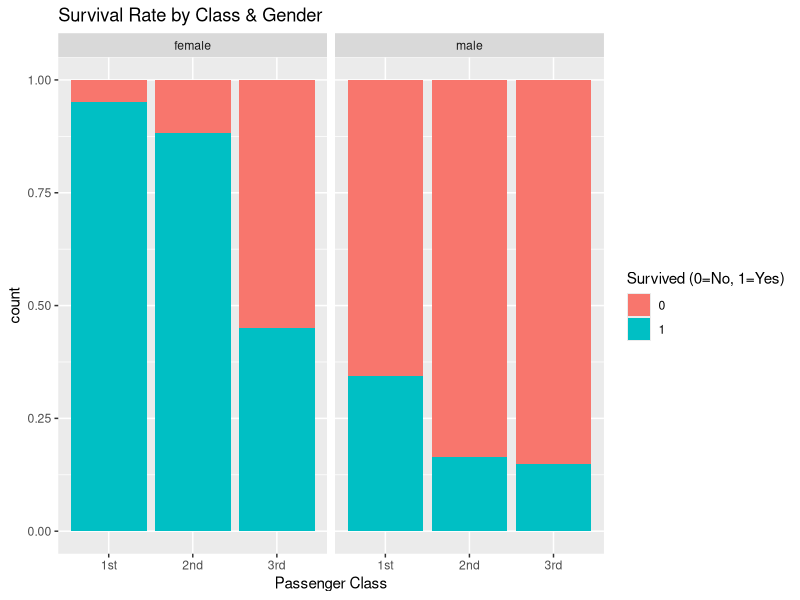
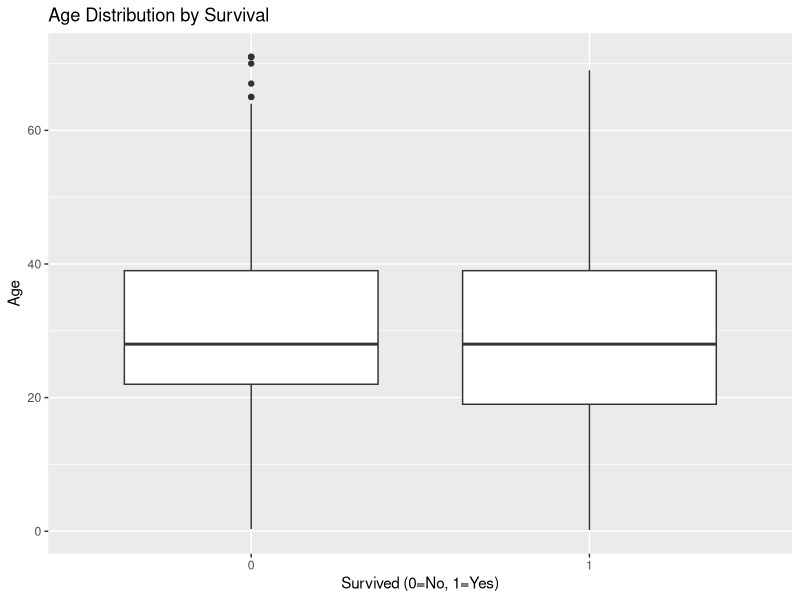
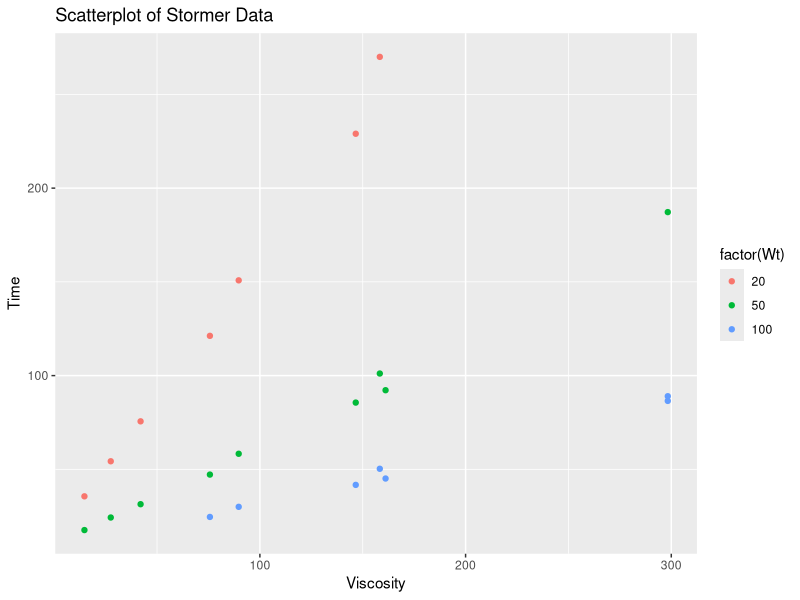
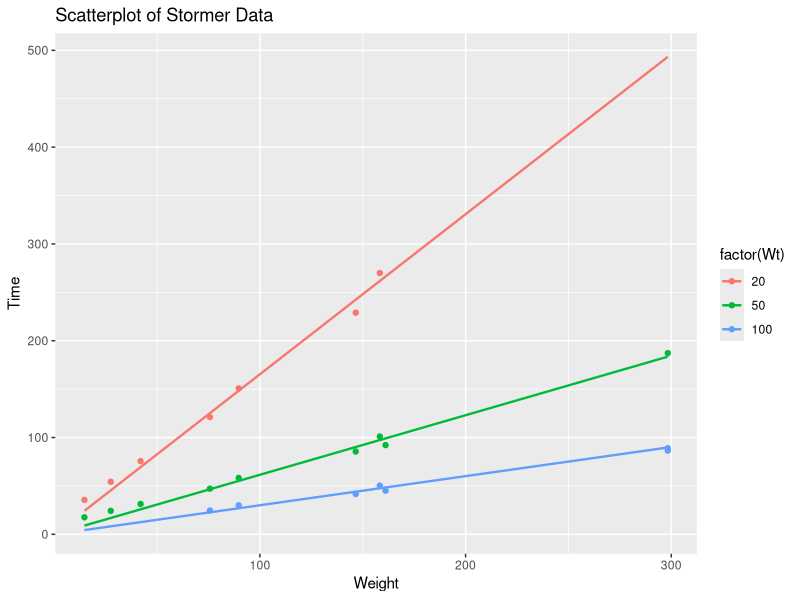
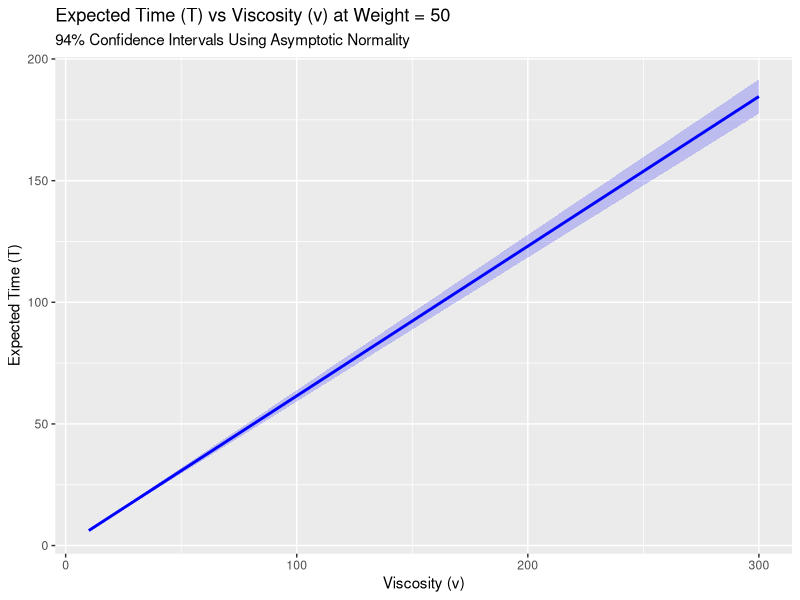
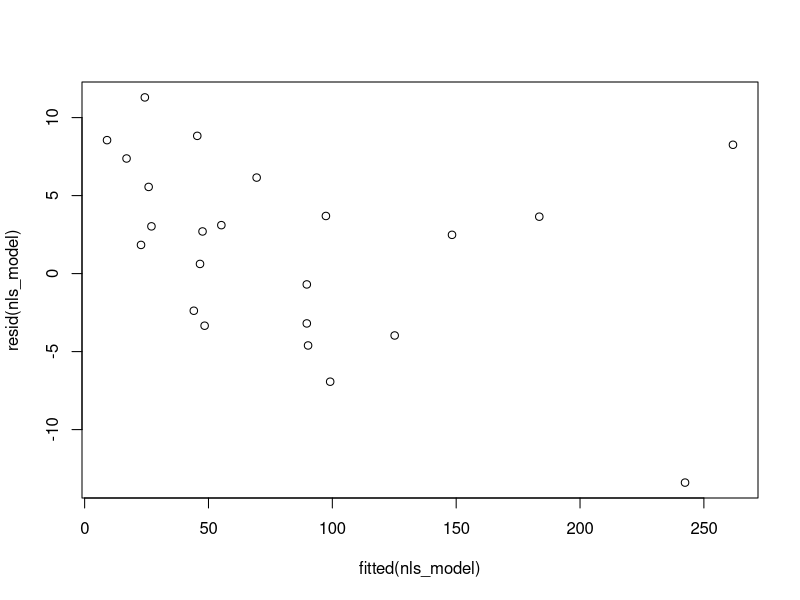
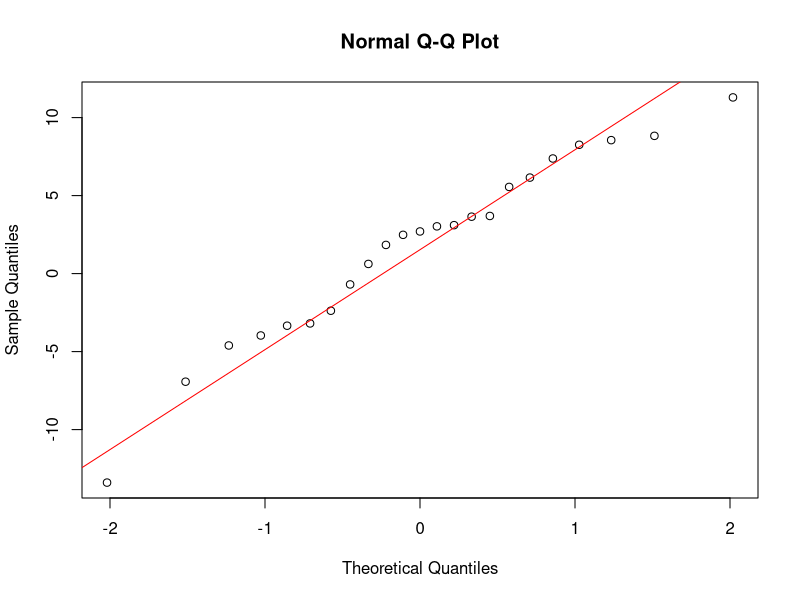

R code for these plots, in order:
## ---- chunk 1
library(ggplot2)

#a)

titanic = read.table("titanic.txt", header=TRUE)
titanic

# Load data and remove missing age entries 
titanic <- read.delim("titanic.txt")
titanic <- titanic[!is.na(titanic$Age), ]  # Drop rows with missing age

titanic$PClass <- factor(titanic$PClass)
titanic$Sex <- factor(titanic$Sex)

ggplot(titanic, aes(x = PClass, fill = factor(Survived))) + 
  geom_bar(position = "fill") + 
  facet_wrap(~ Sex) + 
  labs(title = "Survival Rate by Class & Gender", 
       x = "Passenger Class", 
       fill = "Survived (0=No, 1=Yes)")

# 2. Age distribution (simple boxplot)
ggplot(titanic, aes(x = factor(Survived), y = Age)) + 
  geom_boxplot() + 
  labs(x = "Survived (0=No, 1=Yes)", 
       title = "Age Distribution by Survival")


# Fit logistic regression (no interaction)
model <- glm(Survived ~ PClass + Age + Sex, 
             data = titanic, 
             family = binomial)

# Essential outputs
cat(" Model Summary ")
summary(model)  # Show coefficients and p-values

cat(" Odds Ratios ")
odds_ratio <- exp(coef(model))  
print(odds_ratio)
## ---- chunk 2
#b)
# main model
model_main <- glm(Survived ~ PClass + Age + Sex, 
                 data = titanic, family = binomial)

# model with age and class
model_age_class <- glm(Survived ~ PClass * Age + Sex, 
                      data = titanic, family = binomial)

# model with age and sexuality
model_age_sex <- glm(Survived ~ PClass + Age * Sex, 
                    data = titanic, family = binomial)

# LRT
cat("---- Testing PClass*Age Interaction ----\n")
anova(model_main, model_age_class, test = "LRT") 

cat("\n---- Testing Age*Sex Interaction ----\n")
anova(model_main, model_age_sex, test = "LRT")  


## ---- chunk 3
# let Age * Sex be the new model
final_model <- model_age_sex


# prediction of 55

# generate new data
new_data <- expand.grid(
  PClass = factor(c("1st", "2nd", "3rd"), levels = c("1st", "2nd", "3rd")),
  Sex = factor(c("male", "female"), levels = c("male", "female")),
  Age = 55  # set all ages 55
)

# predict
new_data$Survival_Prob <- predict(final_model, newdata = new_data, 
                                 type = "response")

print(new_data)
## ---- chunk 4


#d)

# create contingency table of class 
table_pclass <- table(titanic$PClass, titanic$Survived)
print("Contingency Table (PClass vs Survived):")
print(table_pclass)

# Do the test
chi_pclass <- chisq.test(table_pclass)

# check the expected frequency
cat("\nExpected Counts (PClass):\n")
print(chi_pclass$expected)
# check the observed frequency
cat("\nChi-squared Test for PClass:\n")
print(chi_pclass)


# create contingency table of sex
table_sex <- table(titanic$Sex, titanic$Survived)
print("\nContingency Table (Sex vs Survived):")
print(table_sex)

# Do the test
chi_sex <- chisq.test(table_sex)

# check the expected frequency
cat("\nExpected Counts (Sex):\n")
print(chi_sex$expected)
# check the observed frequency
cat("\nChi-squared Test for Sex:\n")
print(chi_sex)


## ---- chunk 5
coups = read.table("coups.txt", header = TRUE)
coups$pollib = factor(coups$pollib)
coupsglm = glm(miltcoup ~ oligarchy + pollib + parties + pctvote + popn + size + numelec + numregim, family = poisson, data = coups)
summary(coupsglm)
## ---- chunk 6
summary(glm(miltcoup ~ oligarchy + pollib + parties + pctvote + popn + size + numregim, family = poisson, data = coups))
## ---- chunk 7
summary(glm(miltcoup ~ oligarchy + pollib + parties + pctvote + popn + size, family = poisson, data = coups))
## ---- chunk 8
summary(glm(miltcoup ~ oligarchy + pollib + parties + pctvote + popn, family = poisson, data = coups))
## ---- chunk 9
summary(glm(miltcoup ~ oligarchy + pollib + parties + pctvote, family = poisson, data = coups))
## ---- chunk 10
summary(glm(miltcoup ~ oligarchy + pollib + parties, family = poisson, data = coups))
## ---- chunk 11
coupsglm2 = glm(miltcoup ~ pollib + oligarchy + parties, family = poisson, data = coups)
summary(coupsglm2)

mean_oligarchy <- mean(coups$oligarchy)
mean_parties <- mean(coups$parties)

data_level1 = data.frame(pollib = "0", oligarchy = mean_oligarchy, parties = mean_parties)
data_level2 = data.frame(pollib = "1", oligarchy = mean_oligarchy, parties = mean_parties)
data_level3 = data.frame(pollib = "2", oligarchy = mean_oligarchy, parties = mean_parties)

predict(coupsglm2, data_level1, interval = "prediction")
predict(coupsglm2, data_level2, interval = "prediction")
predict(coupsglm2, data_level3, interval = "prediction")
## ---- chunk 12
library(MASS)
library(ggplot2)
library("scatterplot3d")

data(stormer)

#Scatterplot of Time vs Viscosity colored by Wieght
ggplot(stormer, aes(x = Viscosity, y = Time, color = factor(Wt))) +
  geom_point() +
  labs(x = "Viscosity", y = "Time", title = "Scatterplot of Stormer Data") 
## ---- chunk 13
#Fit linear model for initial parameter estimates
stormer$wT <- stormer$Wt * stormer$Time
# Exclude intercept
init_model <- lm(wT ~ 0 + Viscosity + Time, data = stormer)

theta1_init <- coef(init_model)[["Viscosity"]]
theta2_init <- coef(init_model)[["Time"]]

#Nonlinear regression
form = as.formula(Time ~ (theta1 * Viscosity) / (Wt - theta2))
nls_model <- nls(
  form,
  data = stormer,
  start = list(theta1 = theta1_init, theta2 = theta2_init)
)
nls_model

theta_hat <- coef(nls_model)
print(theta_hat)
summary(nls_model)
sigma2_hat <- summary(nls_model)$sigma^2
print(sigma2_hat)
## ---- chunk 14
#Generate predicted values for visualization
pred_grid <- expand.grid(
#   Wt = seq(min(stormer$Wt), max(stormer$Wt), length.out = 5),
  Wt = unique(stormer$Wt),
  Viscosity = seq(min(stormer$Viscosity), max(stormer$Viscosity), length.out = 300)
)

pred_grid$Predicted <- (theta_hat["theta1"] * pred_grid$Viscosity) / 
  (pred_grid$Wt - theta_hat["theta2"])


ggplot(stormer, aes(x = Viscosity, y = Time, color = factor(Wt))) +
  geom_point() +
  geom_line(data = pred_grid, 
    aes(y = Predicted, color = factor(Wt)), linewidth = 0.8) +
  labs(x = "Weight", y = "Time", title = "Scatterplot of Stormer Data") 
## ---- chunk 15
summary_nls <- summary(nls_model)

print(summary_nls)
cov.est = vcov(nls_model)

# Get theta1 estimate and standard error
theta1_est <- coef(nls_model)["theta1"]
theta1_se <- summary_nls$coefficients["theta1", "Std. Error"]

# Residual degrees of freedom (n - p)
df <- summary_nls$df[2]

# Compute 95% confidence interval for theta1
lb = theta1_est - qt(0.975, df) * sqrt(cov.est[1,1])
ub = theta1_est + qt(0.975, df) * sqrt(cov.est[1,1])
cat("lb for theta1 =", lb, "\n")
cat("ub for theta1 =", ub, "\n")
## ---- chunk 16
cov.est = vcov(nls_model)

# Get theta1 estimate and standard error
theta1_est <- coef(nls_model)["theta1"]
theta1_se <- summary_nls$coefficients["theta1", "Std. Error"]

theta2_est <- coef(nls_model)["theta2"]
theta2_se <- summary_nls$coefficients["theta2", "Std. Error"]

# Residual degrees of freedom (n - p)
df <- summary_nls$df[2]

# Compute 95% confidence interval for theta1
lb_theta1 = theta1_est - qt(0.96, df) * sqrt(cov.est[1,1])
ub_theta1 = theta1_est + qt(0.96, df) * sqrt(cov.est[1,1])

lb_theta2 = theta2_est - qt(0.96, df) * sqrt(cov.est[2,2])
ub_theta2 = theta2_est + qt(0.96, df) * sqrt(cov.est[2,2])

cat("lb for theta1 =", lb_theta1, "\n")
cat("ub for theta1 =", ub_theta1, "\n")

cat("lb for theta2 =", lb_theta2, "\n")
cat("ub for theta2 =", ub_theta2, "\n")
## ---- chunk 17
# Extract parameter estimates and variance-covariance matrix
theta_hat <- coef(nls_model)
vcov_theta <- vcov(nls_model)

# Define grid of viscosity values (v)
v_grid <- seq(10, 300, length.out = 100)
w_fixed <- 50  # Fixed weight

# Compute predictions, gradients, and standard errors
predictions <- data.frame(
  v = v_grid,
  T_hat = (theta_hat["theta1"] * v_grid) / (w_fixed - theta_hat["theta2"])
)

# Compute gradients (partial derivatives)
grad_theta1 <- v_grid / (w_fixed - theta_hat["theta2"])
grad_theta2 <- (theta_hat["theta1"] * v_grid) / (w_fixed - theta_hat["theta2"])^2
grad_matrix <- cbind(grad_theta1, grad_theta2)

# Calculate variance and standard error for each prediction
var_T <- diag(grad_matrix %*% vcov_theta %*% t(grad_matrix))
se_T <- sqrt(var_T)

# Compute 94% confidence intervals (asymptotic z-interval)
predictions$lower <- predictions$T_hat - qt(0.97, df) * se_T
predictions$upper <- predictions$T_hat + qt(0.97, df) * se_T

# Plot
ggplot(predictions, aes(x = v, y = T_hat)) +
  geom_line(color = "blue", linewidth = 1) +
  geom_ribbon(aes(ymin = lower, ymax = upper), alpha = 0.2, fill = "blue") +
  labs(
    title = "Expected Time (T) vs Viscosity (v) at Weight = 50",
    subtitle = "94% Confidence Intervals Using Asymptotic Normality",
    x = "Viscosity (v)", y = "Expected Time (T)"
  )
## ---- chunk 18
## Validity of model assumptions
# residuals against the fitted values
plot(fitted(nls_model), resid(nls_model));
# qq-plot to check normality although normality is not required for nonlin models
qqnorm(resid(nls_model)); qqline(resid(nls_model),col="red") 
## ---- chunk 19
form2 = as.formula(Time ~ (25 * Viscosity) / (Wt - theta2))
nls_model2 <- nls(
  form2,
  data = stormer,
  start = list(theta2 = theta2_init)
)
nls_model2
anova(nls_model2, nls_model) # conclusion: reduced model is not adequate
